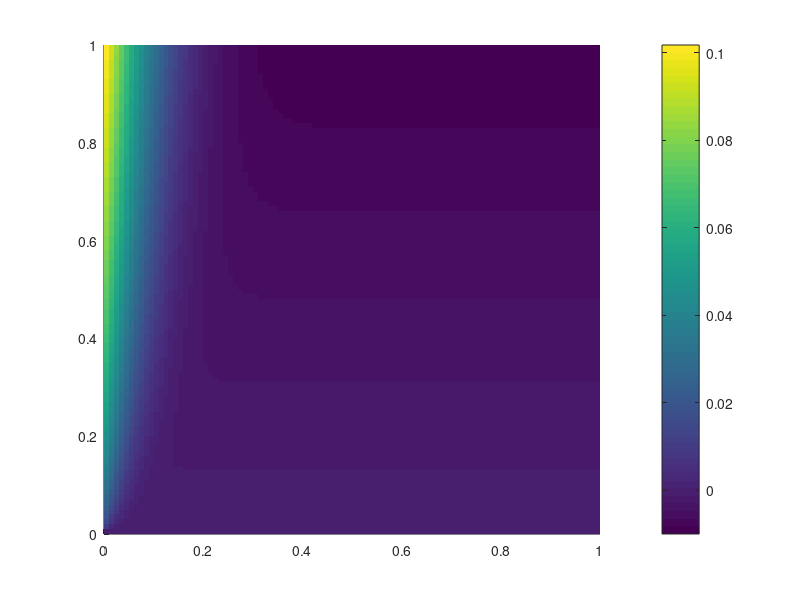

Recreate this plot in MATLAB.
% No bubbles problem, analytical solution

Pe = 100;
dx = 0.01;
dz = dx;

x = 0:dx:1;
z = 0:dz:1;
N = length(x); % No. discretization points in the x direction

[X,Z] = meshgrid(x,z);

% Solution in written in terms of series. We need to truncate it
% at some number 'cutoff'
cutoff = 200;
C = zeros(size(X));

for n = 1:cutoff
    C = C - 2/(n*pi)^2*( exp(-(n*pi)^2*Z/Pe) - 1).*cos(n*pi*X);
end

surf(X,Z,C,'EdgeColor','none')
colorbar
max(max(C))
view([0 90])